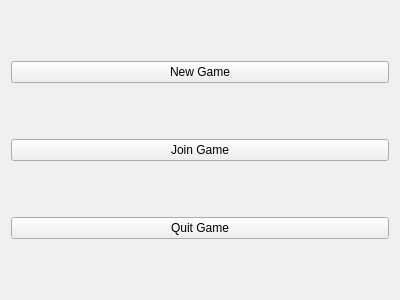
<?xml version="1.0" encoding="UTF-8"?>
<ui version="4.0">
 <class>LoginMode</class>
 <widget class="QWidget" name="LoginMode">
  <property name="geometry">
   <rect>
    <x>0</x>
    <y>0</y>
    <width>400</width>
    <height>300</height>
   </rect>
  </property>
  <property name="windowTitle">
   <string>Form</string>
  </property>
  <layout class="QVBoxLayout" name="verticalLayout">
   <item>
    <widget class="QPushButton" name="buttonNew">
     <property name="text">
      <string>New Game</string>
     </property>
    </widget>
   </item>
   <item>
    <widget class="QPushButton" name="buttonJoin">
     <property name="text">
      <string>Join Game</string>
     </property>
    </widget>
   </item>
   <item>
    <widget class="QPushButton" name="buttonQuit">
     <property name="text">
      <string>Quit Game</string>
     </property>
    </widget>
   </item>
  </layout>
 </widget>
 <resources/>
 <connections/>
</ui>
